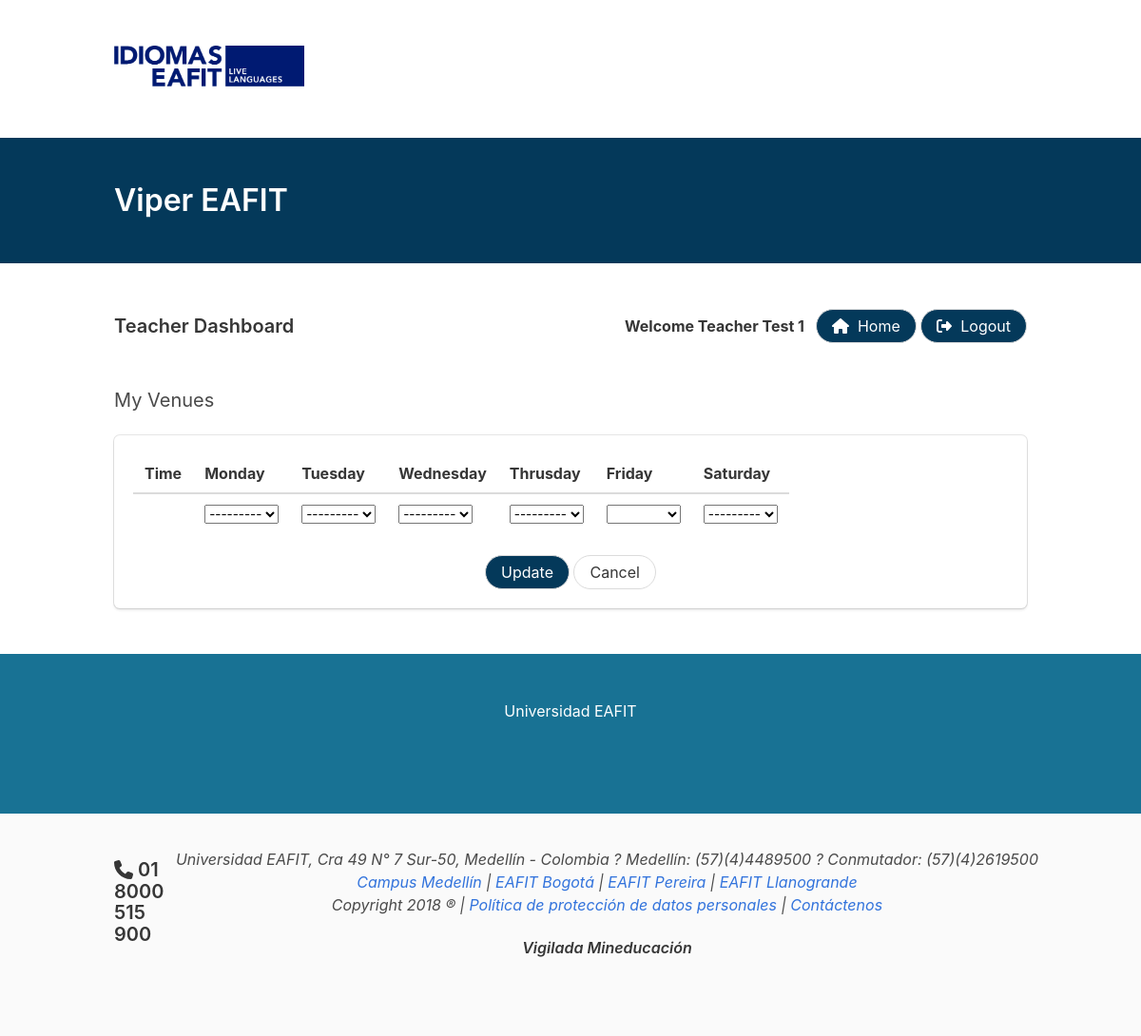
The page /teacher/schedule_update/5 (signed in) on the database its author committed.
### accounts/models.py (models this page shows)
class User(AbstractUser):
    TEACHER = 'TC'
    COORDINATOR = 'CO'
    ADMIN = 'AD'
    USER_TYPE_CHOICES = (
        (TEACHER, 'Teacher'),
        (COORDINATOR, 'Coordinator'),
        (ADMIN, 'Admin'),
    )
    first_name = models.CharField(max_length=20, blank=False, verbose_name='First Name')
    last_name = models.CharField(max_length=20, blank=False, verbose_name='Last Name')
    email = models.EmailField(blank=False)
    user_type = models.CharField(max_length=15, choices=USER_TYPE_CHOICES, blank=False, verbose_name='User Type')

### schedules/models.py (models this page shows, shortened)
class Schedule(models.Model):
    TIME_CHOICES = (
        ('6to7', ''),
        ('7to8', ''),
        ('8to9', ''),
        ('9to10', ''),
        ('10to11', ''),
        ('11to12', ''),
        ('12to13', ''),
        ('13to14', ''),
        ('14to15', ''),
        ('15to16', ''),
        ('16to17', ''),
        ('17to18', ''),
        ('18to19', ''),
        ('19to20', ''),
        ('20to21', '')
    )
    INTENSIVO = 'Intensivo'
    SEMI_INTENSIVO = 'Semi-Intensivo'
    REGULAR = 'Regular'
    INTENSITY_CHOICES = (
        (INTENSIVO, INTENSIVO),
        (SEMI_INTENSIVO, SEMI_INTENSIVO),
        (REGULAR, REGULAR),
    )
    name = models.CharField(max_length=100, unique=True)
    intensity = models.CharField(max_length=15, choices=INTENSITY_CHOICES)
    monday = MultiSelectField(choices=TIME_CHOICES, blank=True, null=True)
    tuesday = MultiSelectField(choices=TIME_CHOICES, blank=True, null=True)
    wednesday = MultiSelectField(choices=TIME_CHOICES, blank=True, null=True)
    thursday = MultiSelectField(choices=TIME_CHOICES, blank=True, null=True)
    friday = MultiSelectField(choices=TIME_CHOICES, blank=True, null=True)
    saturday = MultiSelectField(choices=TIME_CHOICES, blank=True, null=True)

### accounts/views.py (the view)
# urls.py: path('teacher/schedule_update/<int:pk>',TeacherScheduleView.as_view(), name ='schedule_update'),
class TeacherScheduleView(LoginRequiredMixin, UpdateView):
    login_url = '/'
    redirect_field_name = 'login'
    model = Schedule
    template_name = 'accounts/teacher_schedule_update.html'
    form_class = TeacherScheduleForm
    success_url = '/teacher/'

### accounts/forms.py
class TeacherScheduleForm(forms.ModelForm):
    class Meta:
        model = Schedule
        fields = ['monday', 'tuesday', 'wednesday',
                  'thursday', 'friday', 'saturday']
        labels = {
            'monday': '', 'tuesday': '', 'wednesday': '', 'thursday': '', 'friday': '', 'saturday': ''
        }

### templates/accounts/teacher_schedule_update.html (shortened to what this page needs)
{% extends 'base.html' %}
{% load bulma_tags %}
{% block content %}
<div class="container">
    <h1 class="subtitle">My Venues</h1>
    <div class="box">
        <form action="" method="POST">
            <table class="table">
                <thead>
                    <tr>
                        <th>Time</th>
                        <th>Monday</th>
                        <th>Tuesday</th>
                        <th>Wednesday</th>
                        <th>Thrusday</th>
                        <th>Friday</th>
                        <th>Saturday</th>
                    </tr>
                </thead>
                <tbody>
                    <tr>
                        <th></th>
                        <td>{{ form.monday }}</td>
                        <td>{{ form.tuesday }}</td>
                        <td>{{ form.wednesday }}</td>
                        <td>{{ form.thursday }}</td>
                        <td>{{ form.friday }}</td>
                        <td>{{ form.saturday }}</td>
                    </tr>
                </tbody>
            </table>
            <div class="has-text-centered">
                <button type="submit" class="button eafit is-rounded">Update</button>
                <a href="{% url 'accounts:teacher' %}" class="button is-rounded">Cancel</a>
            </div>
        </form>
    </div>
</div>
<br><br>
{% endblock %}

### templates/partials/_navbar.html (shortened to what this page needs)
<section class="section">
    <div class="container">
        <nav class="level">
            <div class="level-left">
                <div class="level-item">
                    <h1 class="subtitle"><strong>
                            {% if user.user_type == 'TC' %}
                            Teacher Dashboard
                            {% elif user.user_type == 'CO' %}
                            Coordinator Dashboard
                            {% endif %}
                        </strong></h1>
                </div>
            </div>
            <div class="level-right">
                <p class="level-item">
                    <strong>
                        Welcome {{ user.first_name }} {{ user.last_name }}
                    </strong>
                </p>
                <a class="button is-rounded eafit" href="{% url 'accounts:login' %}">
                <i class="fas fa-home"></i>&nbsp Home</a>
                <a class="button is-rounded eafit" href="{% url 'accounts:logout' %}">
                    <i class="fas fa-sign-out-alt"></i>&nbsp Logout</a>
            </div>
        </nav>
    </div>
</section>

### static/css/base.css (style rules this page uses)
button.eafit { background-color: rgb(4, 57, 90); color: white; }
a.button.eafit { background-color: rgb(4, 57, 90); color: white; }

### rows shown on the page
User: first_name "Teacher", last_name "Test 1"
Schedule: monday "---------", tuesday "---------", wednesday "---------", thursday "---------", saturday "---------"
